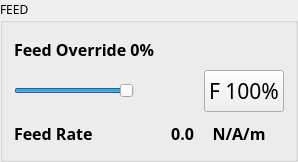
       <widget class="QGroupBox" name="groupBox_2">
        <property name="font">
         <font>
          <family>3270 Semi-Condensed</family>
          <fontweight>DemiBold</fontweight>
         </font>
        </property>
        <property name="title">
         <string>FEED</string>
        </property>
        <layout class="QVBoxLayout" name="verticalLayout_19">
         <item>
          <widget class="StatusLabel" name="feedover_slabel">
           <property name="sizePolicy">
            <sizepolicy hsizetype="Maximum" vsizetype="Fixed">
             <horstretch>0</horstretch>
             <verstretch>0</verstretch>
            </sizepolicy>
           </property>
           <property name="minimumSize">
            <size>
             <width>180</width>
             <height>30</height>
            </size>
           </property>
           <property name="maximumSize">
            <size>
             <width>185</width>
             <height>30</height>
            </size>
           </property>
           <property name="font">
            <font>
             <family>3270 Semi-Condensed</family>
             <pointsize>12</pointsize>
             <bold>true</bold>
            </font>
           </property>
           <property name="text">
            <string>Feed Override 0%</string>
           </property>
           <property name="textFormat">
            <enum>Qt::TextFormat::AutoText</enum>
           </property>
           <property name="alignment">
            <set>Qt::AlignmentFlag::AlignLeading|Qt::AlignmentFlag::AlignLeft|Qt::AlignmentFlag::AlignVCenter</set>
           </property>
           <property name="format" stdset="0">
            <string>&lt;b&gt;FEED:&lt;/b&gt; {:.0%}</string>
           </property>
           <property name="rules" stdset="0">
            <string>[{&quot;channels&quot;: [{&quot;url&quot;: &quot;status:feedrate&quot;, &quot;trigger&quot;: true}], &quot;property&quot;: &quot;Text&quot;, &quot;expression&quot;: &quot;f\&quot;Feed Override {ch[0]:.0%}\&quot;&quot;, &quot;name&quot;: &quot;Feed Rate&quot;}]</string>
           </property>
          </widget>
         </item>
         <item>
          <layout class="QHBoxLayout" name="horizontalLayout_37">
           <property name="spacing">
            <number>10</number>
           </property>
           <item>
            <widget class="ActionSlider" name="feed_slider">
             <property name="minimumSize">
              <size>
               <width>120</width>
               <height>0</height>
              </size>
             </property>
             <property name="font">
              <font>
               <family>3270 Semi-Condensed</family>
               <bold>false</bold>
              </font>
             </property>
             <property name="minimum">
              <number>10</number>
             </property>
             <property name="maximum">
              <number>100</number>
             </property>
             <property name="value">
              <number>100</number>
             </property>
             <property name="orientation">
              <enum>Qt::Orientation::Horizontal</enum>
             </property>
             <property name="actionName" stdset="0">
              <string>machine.feed-override.set</string>
             </property>
            </widget>
           </item>
           <item>
            <widget class="StatusLabel" name="statuslabel_5">
             <property name="sizePolicy">
              <sizepolicy hsizetype="Fixed" vsizetype="Fixed">
               <horstretch>0</horstretch>
               <verstretch>0</verstretch>
              </sizepolicy>
             </property>
             <property name="minimumSize">
              <size>
               <width>50</width>
               <height>34</height>
              </size>
             </property>
             <property name="maximumSize">
              <size>
               <width>55</width>
               <height>36</height>
              </size>
             </property>
             <property name="font">
              <font>
               <family>3270 Semi-Condensed</family>
               <bold>true</bold>
              </font>
             </property>
             <property name="alignment">
              <set>Qt::AlignmentFlag::AlignCenter</set>
             </property>
             <property name="margin">
              <number>-6</number>
             </property>
             <property name="indent">
              <number>0</number>
             </property>
             <property name="rules" stdset="0">
              <string>[{&quot;channels&quot;: [{&quot;url&quot;: &quot;status:spindle.0.override&quot;, &quot;trigger&quot;: true}], &quot;property&quot;: &quot;Text&quot;, &quot;expression&quot;: &quot;f\&quot;{(ch[0]):.0%}\&quot;&quot;, &quot;name&quot;: &quot;New Rule&quot;}]</string>
             </property>
            </widget>
           </item>
           <item>
            <widget class="ActionButton" name="actionbutton_30">
             <property name="minimumSize">
              <size>
               <width>60</width>
               <height>42</height>
              </size>
             </property>
             <property name="maximumSize">
              <size>
               <width>100</width>
               <height>100</height>
              </size>
             </property>
             <property name="font">
              <font>
               <family>3270 Semi-Condensed</family>
               <pointsize>16</pointsize>
               <fontweight>DemiBold</fontweight>
              </font>
             </property>
             <property name="focusPolicy">
              <enum>Qt::FocusPolicy::NoFocus</enum>
             </property>
             <property name="text">
              <string>F 100%</string>
             </property>
             <property name="actionName" stdset="0">
              <string>spindle.override.reset</string>
             </property>
            </widget>
           </item>
          </layout>
         </item>
         <item>
          <layout class="QHBoxLayout" name="horizontalLayout_14">
           <property name="spacing">
            <number>0</number>
           </property>
           <item>
            <widget class="QLabel" name="rpm_label_3">
             <property name="sizePolicy">
              <sizepolicy hsizetype="Minimum" vsizetype="Fixed">
               <horstretch>0</horstretch>
               <verstretch>0</verstretch>
              </sizepolicy>
             </property>
             <property name="minimumSize">
              <size>
               <width>0</width>
               <height>30</height>
              </size>
             </property>
             <property name="maximumSize">
              <size>
               <width>16777215</width>
               <height>30</height>
              </size>
             </property>
             <property name="font">
              <font>
               <family>3270 Semi-Condensed</family>
               <pointsize>12</pointsize>
               <bold>true</bold>
              </font>
             </property>
             <property name="text">
              <string>Feed Rate</string>
             </property>
             <property name="alignment">
              <set>Qt::AlignmentFlag::AlignLeading|Qt::AlignmentFlag::AlignLeft|Qt::AlignmentFlag::AlignVCenter</set>
             </property>
             <property name="wordWrap">
              <bool>false</bool>
             </property>
             <property name="indent">
              <number>0</number>
             </property>
            </widget>
           </item>
           <item>
            <widget class="StatusLabel" name="cur_feed">
             <property name="sizePolicy">
              <sizepolicy hsizetype="Fixed" vsizetype="Fixed">
               <horstretch>0</horstretch>
               <verstretch>0</verstretch>
              </sizepolicy>
             </property>
             <property name="minimumSize">
              <size>
               <width>80</width>
               <height>30</height>
              </size>
             </property>
             <property name="maximumSize">
              <size>
               <width>105</width>
               <height>30</height>
              </size>
             </property>
             <property name="font">
              <font>
               <family>3270 Semi-Condensed</family>
               <pointsize>12</pointsize>
               <bold>true</bold>
              </font>
             </property>
             <property name="text">
              <string>0.0</string>
             </property>
             <property name="alignment">
              <set>Qt::AlignmentFlag::AlignRight|Qt::AlignmentFlag::AlignTrailing|Qt::AlignmentFlag::AlignVCenter</set>
             </property>
             <property name="format" stdset="0">
              <string>{:.1f}</string>
             </property>
             <property name="rules" stdset="0">
              <string>[{&quot;channels&quot;: [{&quot;url&quot;: &quot;status:current_vel&quot;, &quot;trigger&quot;: true}], &quot;property&quot;: &quot;Text&quot;, &quot;expression&quot;: &quot;f\&quot;{ch[0] * 60:.1f}\&quot;&quot;, &quot;name&quot;: &quot;cur vel&quot;}]</string>
             </property>
            </widget>
           </item>
           <item>
            <widget class="StatusLabel" name="cur_units">
             <property name="sizePolicy">
              <sizepolicy hsizetype="Minimum" vsizetype="Fixed">
               <horstretch>0</horstretch>
               <verstretch>0</verstretch>
              </sizepolicy>
             </property>
             <property name="maximumSize">
              <size>
               <width>16777215</width>
               <height>30</height>
              </size>
             </property>
             <property name="font">
              <font>
               <family>3270 Semi-Condensed</family>
               <pointsize>12</pointsize>
               <bold>true</bold>
              </font>
             </property>
             <property name="text">
              <string>N/A/m</string>
             </property>
             <property name="alignment">
              <set>Qt::AlignmentFlag::AlignCenter</set>
             </property>
             <property name="indent">
              <number>0</number>
             </property>
             <property name="rules" stdset="0">
              <string>[{&quot;channels&quot;: [{&quot;url&quot;: &quot;status:program_units?text&quot;, &quot;trigger&quot;: true}], &quot;property&quot;: &quot;Text&quot;, &quot;expression&quot;: &quot;f\&quot;{ch[0]}/m\&quot;&quot;, &quot;name&quot;: &quot;Linear Units&quot;}]</string>
             </property>
             <property name="fromat" stdset="0">
              <string/>
             </property>
            </widget>
           </item>
          </layout>
         </item>
        </layout>
       </widget>
